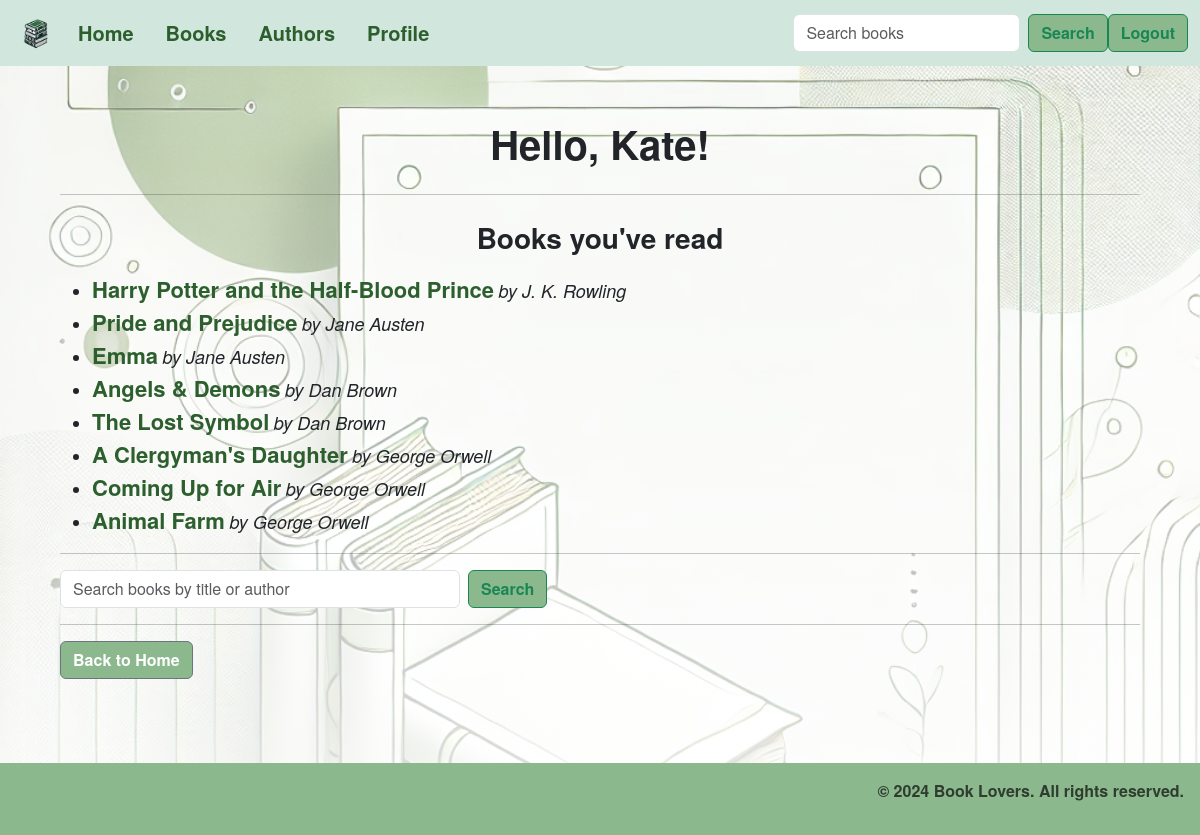
Page /profile/ (signed in) on the committed database.
### book_check/models.py (models this page shows, shortened)
class Profile(models.Model):
    user = models.OneToOneField(settings.AUTH_USER_MODEL,
                                on_delete=models.CASCADE,
                                )
    read_books = models.ManyToManyField('Book', blank=True)

class Book(models.Model):
    title = models.CharField(max_length=200, verbose_name='Book name', db_index=True,)
    author = models.ForeignKey(Author, related_name='books', verbose_name='Author', on_delete=models.CASCADE)
    published_date = models.CharField(max_length=30, verbose_name='Originally published',)
    GENRES_TYPES = (
        (1, 'Classics'),
        (2, 'Action and Adventure'),
        (3, 'Fantasy'),
        (4, 'Horror'),
        (5, 'Novel'),
        (6, 'Historical Fiction'),
        (7, 'Dystopian'),
        (8, 'Detective and Mystery')
    )
    genres = models.IntegerField(verbose_name='Genres', choices=GENRES_TYPES,)
    description = models.TextField(verbose_name='Book description')
    cover_image = models.ImageField(upload_to='book_covers/', null=True, blank=True)

class Author(models.Model):
    name = models.CharField(max_length=255)
    biography = models.TextField(blank=True)
    date_of_birth = models.DateField(null=True, blank=True)
    date_of_death = models.DateField(null=True, blank=True)

### book_check/views/profile.py (the view)
# urls.py: path('profile/', views.profile, name='profile'),
@login_required
def profile(request):
    profile = request.user.profile
    books = profile.read_books.all()
    return TemplateResponse(request, "profile.html",{
        "profile": profile,
        "read_books": books
    })

### templates/profile.html (shortened to what this page needs)
<!DOCTYPE html>
{% extends 'base.html' %}
{% load static %}
{% block content %}
    <h1 class="text-center">Hello, {{ profile.user.username }}!</h1>
    <hr>
    <div class="containerProfile">
        <h3>Books you've read</h3>
        {% if read_books %}
            <ul class="booklist-group">
                {% for book in read_books %}
                    <li class="booklist-group-item">
                        <a href="{% url 'book-detail' book.pk %}" class="book-link">{{ book.title }}</a>
                        <span class="book-author">by {{ book.author.name }}</span>
                    </li>
                {% endfor %}
            </ul>
        {% else %}
            <p class="text-muted">You haven't added any books yet.</p>
        {% endif %}
    </div>
    <hr>
    <form class="d-flex" action="{% url 'book-search' %}" method="get">
        <input class="form-control me-2" type="search" name="q" placeholder="Search books by title or author" aria-label="Search" value="{{ request.GET.q }}">
        <button class="btn btn-outline-success" type="submit">Search</button>
    </form>
    <hr>
    <a href="{% url 'home' %}" class="btn btn-secondary">Back to Home</a>
{% endblock %}

### static/style.css (style rules this page uses)
html, body { height: 100%; margin: 0; padding: 0; font-family: "Helvetica Neue", Helvetica, Arial, sans-serif; }
body { padding-top: 50px; background-image: linear-gradient(rgba(255, 255, 255, 0.4), rgba(255, 255, 255, 0.9)), url('/static/img/index.jpg'); background-size: cover; background-position: center; background-repeat: no-repeat; background-attachment: fixed; filter: contrast(100%); }
.btn { background-color: #8cb88e; font-weight: bolder; }
h1, h2, h3 { padding: 10px; text-align: center; font-weight: bold; }
a.book-link { font-size: 22px; font-weight: bold; color: #2C5F2D; text-decoration: none; }
span { font-size: 18px; font-style: italic; }

### rows in the picture
Profile: user.username "Kate"
Book: title "Harry Potter and the Half-Blood Prince", author.name "J. K. Rowling"
Book: title "Pride and Prejudice", author.name "Jane Austen"
Book: title "Emma", author.name "Jane Austen"
Book: title "Angels & Demons", author.name "Dan Brown"
Book: title "The Lost Symbol", author.name "Dan Brown"
Book: title "A Clergyman's Daughter", author.name "George Orwell"
Book: title "Coming Up for Air", author.name "George Orwell"
Book: title "Animal Farm", author.name "George Orwell"
